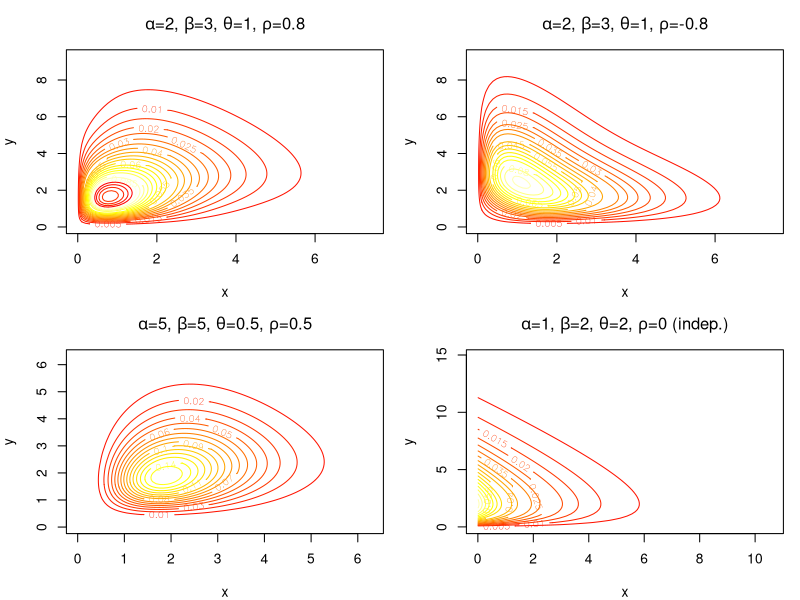
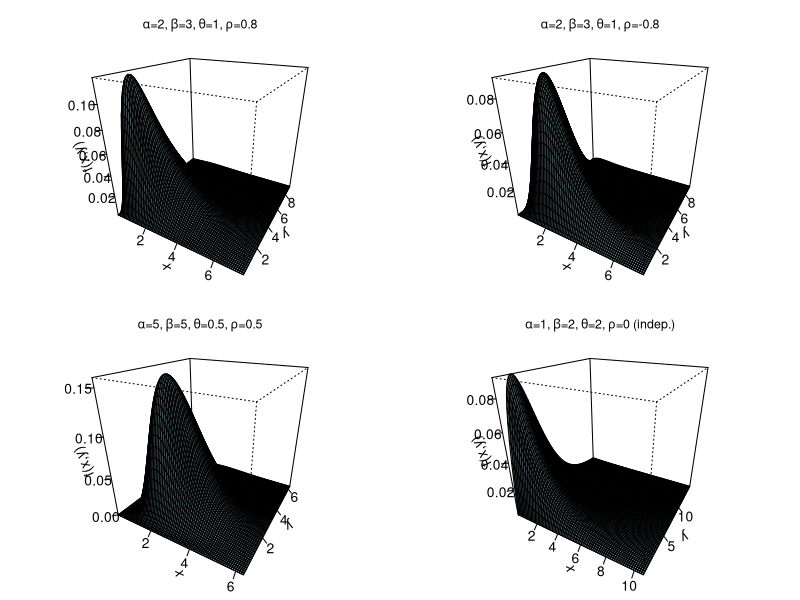
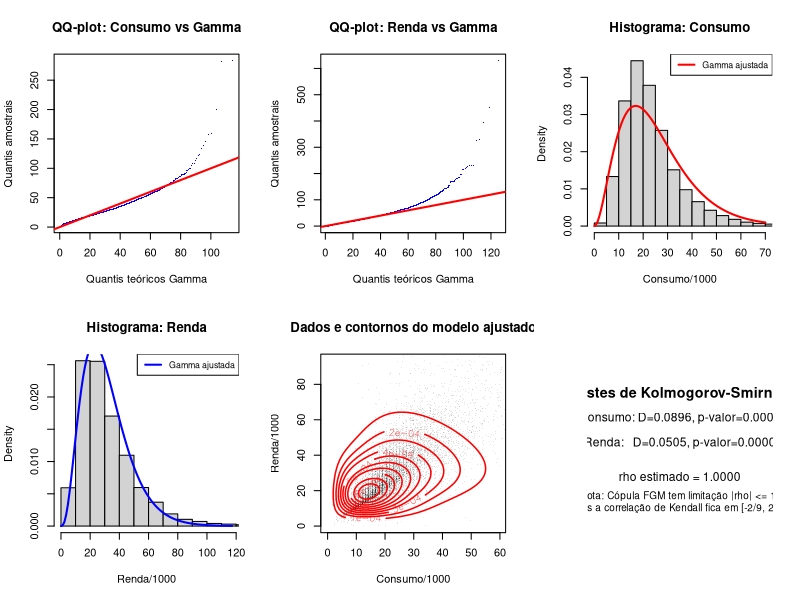

Write the R code that produced these figures, in order.
###############################################################################
## Exercício 1 - Aula 3: Métodos Multivariados e Machine Learning
## Distribuição de Morgenstern bivariada com marginais Gamma (Cópula FGM)
## Felipe Quintino (UnB) - 01/2026
###############################################################################

# ============================================================================
# ITEM (a): Função de densidade correspondente à CDF do slide 15
# ============================================================================

# A CDF bivariada (slide 14, eq. 2) é:
#   F_{X,Y}(x,y) = F_X(x)*F_Y(y)*[1 + rho*(1 - F_X(x))*(1 - F_Y(y))]
#
# onde F_X ~ Gamma(alpha, theta) e F_Y ~ Gamma(beta, theta), -1 <= rho <= 1.
#
# A cópula bivariada (slide 15) é a FGM:
#   C(u1, u2) = u1*u2*[1 + rho*(1 - u1)*(1 - u2)]
#
# A PDF bivariada é obtida pela derivada parcial mista:
#   f_{X,Y}(x,y) = d^2 F / (dx dy)
#
# Resultado:
#   f_{X,Y}(x,y) = f_X(x)*f_Y(y)*[1 + rho*(1 - 2*F_X(x))*(1 - 2*F_Y(y))]
#
# Demonstração:
#   F = u*v*[1 + rho*(1-u)*(1-v)]  onde u=F_X(x), v=F_Y(y)
#   dF/du = v*[1 + rho*(1-2u)*(1-v)]
#   d^2F/(du dv) = 1 + rho*(1-2u)*(1-2v)
#   Pela regra da cadeia: f(x,y) = f_X(x)*f_Y(y)*[1 + rho*(1-2u)*(1-2v)]

# --- Funções do modelo ---

# CDF bivariada
cdf_morgenstern <- function(x, y, alpha, beta, theta, rho) {
  u <- pgamma(x, shape = alpha, rate = 1/theta)
  v <- pgamma(y, shape = beta, rate = 1/theta)
  u * v * (1 + rho * (1 - u) * (1 - v))
}

# PDF bivariada
pdf_morgenstern <- function(x, y, alpha, beta, theta, rho) {
  fx <- dgamma(x, shape = alpha, rate = 1/theta)
  fy <- dgamma(y, shape = beta, rate = 1/theta)
  Fx <- pgamma(x, shape = alpha, rate = 1/theta)
  Fy <- pgamma(y, shape = beta, rate = 1/theta)
  fx * fy * (1 + rho * (1 - 2 * Fx) * (1 - 2 * Fy))
}

# --- Plots da PDF bivariada ---

# Configuração de grade
n_grid <- 80

# Parâmetros de exemplo
params_list <- list(
  list(alpha = 2, beta = 3, theta = 1, rho = 0.8, title = expression(paste(alpha, "=2, ", beta, "=3, ", theta, "=1, ", rho, "=0.8"))),
  list(alpha = 2, beta = 3, theta = 1, rho = -0.8, title = expression(paste(alpha, "=2, ", beta, "=3, ", theta, "=1, ", rho, "=-0.8"))),
  list(alpha = 5, beta = 5, theta = 0.5, rho = 0.5, title = expression(paste(alpha, "=5, ", beta, "=5, ", theta, "=0.5, ", rho, "=0.5"))),
  list(alpha = 1, beta = 2, theta = 2, rho = 0, title = expression(paste(alpha, "=1, ", beta, "=2, ", theta, "=2, ", rho, "=0 (indep.)")))
)

# Plot: contornos da PDF bivariada
pdf("plots_item_a.pdf", width = 12, height = 10)
par(mfrow = c(2, 2), mar = c(4, 4, 3, 1))

for (p in params_list) {
  xmax <- qgamma(0.995, shape = p$alpha, rate = 1/p$theta)
  ymax <- qgamma(0.995, shape = p$beta, rate = 1/p$theta)
  
  x_seq <- seq(0.01, xmax, length.out = n_grid)
  y_seq <- seq(0.01, ymax, length.out = n_grid)
  
  z_mat <- outer(x_seq, y_seq, function(x, y) {
    mapply(pdf_morgenstern, x, y,
           MoreArgs = list(alpha = p$alpha, beta = p$beta,
                           theta = p$theta, rho = p$rho))
  })
  
  contour(x_seq, y_seq, z_mat, nlevels = 20,
          xlab = "x", ylab = "y",
          main = p$title, col = heat.colors(20))
  title(sub = "Contornos da PDF bivariada", cex.sub = 0.8)
}
dev.off()

# Plot 3D (perspectiva)
pdf("plots_item_a_3d.pdf", width = 12, height = 10)
par(mfrow = c(2, 2), mar = c(1, 1, 3, 1))

for (p in params_list) {
  xmax <- qgamma(0.995, shape = p$alpha, rate = 1/p$theta)
  ymax <- qgamma(0.995, shape = p$beta, rate = 1/p$theta)
  
  x_seq <- seq(0.01, xmax, length.out = n_grid)
  y_seq <- seq(0.01, ymax, length.out = n_grid)
  
  z_mat <- outer(x_seq, y_seq, function(x, y) {
    mapply(pdf_morgenstern, x, y,
           MoreArgs = list(alpha = p$alpha, beta = p$beta,
                           theta = p$theta, rho = p$rho))
  })
  
  persp(x_seq, y_seq, z_mat, theta = 30, phi = 25,
        xlab = "x", ylab = "y", zlab = "f(x,y)",
        main = p$title, col = "lightblue", shade = 0.3,
        ticktype = "detailed", cex.main = 0.9)
}
dev.off()

cat("Item (a): Plots salvos em plots_item_a.pdf e plots_item_a_3d.pdf\n")


# ============================================================================
# ITEM (b): Estimadores de Máxima Verossimilhança (EMV)
# ============================================================================

# A log-verossimilhança para uma amostra (x1,y1),...,(xn,yn) é:
#
#   l(alpha, beta, theta, rho) = sum_i { log f_X(xi) + log f_Y(yi)
#                                  + log[1 + rho*(1 - 2*F_X(xi))*(1 - 2*F_Y(yi))] }
#
# Não é possível obter os EMVs explicitamente pois:
# 1) A Gamma não possui EMV em forma fechada para o parâmetro de forma (alpha, beta)
# 2) O termo da cópula FGM acopla todos os parâmetros de forma não-linear
#
# Estratégias numéricas implementadas:
#   1) optim com método Nelder-Mead (derivada-free)
#   2) optim com método L-BFGS-B (quasi-Newton com restrições de box)
#   3) optim com método BFGS (quasi-Newton sem restrições, via reparametrização)

# Função de log-verossimilhança negativa
neg_loglik <- function(par, x, y) {
  alpha <- par[1]
  beta  <- par[2]
  theta <- par[3]
  rho   <- par[4]
  
  # Restrições de domínio
  if (alpha <= 0 || beta <= 0 || theta <= 0 || abs(rho) > 1) return(1e10)
  
  fx <- dgamma(x, shape = alpha, rate = 1/theta, log = TRUE)
  fy <- dgamma(y, shape = beta, rate = 1/theta, log = TRUE)
  Fx <- pgamma(x, shape = alpha, rate = 1/theta)
  Fy <- pgamma(y, shape = beta, rate = 1/theta)
  
  copula_term <- 1 + rho * (1 - 2 * Fx) * (1 - 2 * Fy)
  
  # Verificar se o termo da cópula é positivo (condição de densidade)
  if (any(copula_term <= 0)) return(1e10)
  
  ll <- sum(fx + fy + log(copula_term))
  return(-ll)
}

# Reparametrização para otimização irrestrita (método BFGS)
# alpha = exp(phi1), beta = exp(phi2), theta = exp(phi3), rho = tanh(phi4)
neg_loglik_repar <- function(phi, x, y) {
  par <- c(exp(phi[1]), exp(phi[2]), exp(phi[3]), tanh(phi[4]))
  neg_loglik(par, x, y)
}

# Função para estimar com múltiplas estratégias
fit_morgenstern <- function(x, y, verbose = TRUE) {
  
  # Valores iniciais baseados nos momentos marginais
  mean_x <- mean(x); var_x <- var(x)
  mean_y <- mean(y); var_y <- var(y)
  
  theta0 <- (var_x / mean_x + var_y / mean_y) / 2
  alpha0 <- mean_x / theta0
  beta0  <- mean_y / theta0
  rho0   <- 0.1 * sign(cor(x, y))
  
  par0 <- c(alpha0, beta0, theta0, rho0)
  
  results <- list()
  
  # --- Estratégia 1: Nelder-Mead ---
  t1 <- system.time({
    fit1 <- tryCatch(
      optim(par0, neg_loglik, x = x, y = y, method = "Nelder-Mead",
            control = list(maxit = 10000, reltol = 1e-10)),
      error = function(e) NULL
    )
  })
  if (!is.null(fit1)) {
    results[["Nelder-Mead"]] <- list(
      par = fit1$par, loglik = -fit1$value,
      convergence = fit1$convergence, time = t1["elapsed"]
    )
  }
  
  # --- Estratégia 2: L-BFGS-B (com box constraints) ---
  t2 <- system.time({
    fit2 <- tryCatch(
      optim(par0, neg_loglik, x = x, y = y, method = "L-BFGS-B",
            lower = c(1e-4, 1e-4, 1e-4, -0.999),
            upper = c(Inf, Inf, Inf, 0.999),
            control = list(maxit = 10000)),
      error = function(e) NULL
    )
  })
  if (!is.null(fit2)) {
    results[["L-BFGS-B"]] <- list(
      par = fit2$par, loglik = -fit2$value,
      convergence = fit2$convergence, time = t2["elapsed"]
    )
  }
  
  # --- Estratégia 3: BFGS com reparametrização ---
  phi0 <- c(log(alpha0), log(beta0), log(theta0), atanh(max(-0.99, min(0.99, rho0))))
  
  t3 <- system.time({
    fit3 <- tryCatch(
      optim(phi0, neg_loglik_repar, x = x, y = y, method = "BFGS",
            control = list(maxit = 10000, reltol = 1e-10)),
      error = function(e) NULL
    )
  })
  if (!is.null(fit3)) {
    par3 <- c(exp(fit3$par[1]), exp(fit3$par[2]), exp(fit3$par[3]), tanh(fit3$par[4]))
    results[["BFGS-repar"]] <- list(
      par = par3, loglik = -fit3$value,
      convergence = fit3$convergence, time = t3["elapsed"]
    )
  }
  
  # Comparação
  if (verbose) {
    cat("\n=== Comparação de Estratégias de Otimização ===\n")
    cat(sprintf("%-15s %-40s %-15s %-10s %-10s\n",
                "Método", "Parâmetros (alpha, beta, theta, rho)",
                "log-lik", "Conv.", "Tempo(s)"))
    cat(paste(rep("-", 90), collapse = ""), "\n")
    for (name in names(results)) {
      r <- results[[name]]
      cat(sprintf("%-15s (%.4f, %.4f, %.4f, %.4f) %15.4f %5d %10.4f\n",
                  name, r$par[1], r$par[2], r$par[3], r$par[4],
                  r$loglik, r$convergence, r$time))
    }
  }
  
  # Retornar o melhor resultado
  best <- which.max(sapply(results, function(r) r$loglik))
  return(list(best = results[[best]], all = results, best_method = names(results)[best]))
}

# --- Teste com dados simulados para validar ---
set.seed(42)
n_sim <- 500
alpha_true <- 3; beta_true <- 2; theta_true <- 1; rho_true <- 0.6

# Geração via cópula FGM (algoritmo do slide 13)
u2_sim <- runif(n_sim)
v_sim  <- runif(n_sim)
a_sim  <- rho_true * (1 - 2 * u2_sim)
# Inversa condicional (slide 16)
u1_sim <- ((1 + a_sim) - sqrt((1 + a_sim)^2 - 4 * a_sim * v_sim)) / (2 * a_sim)
# Tratar caso rho = 0 (a = 0)
u1_sim[a_sim == 0] <- v_sim[a_sim == 0]

x_sim <- qgamma(u1_sim, shape = alpha_true, rate = 1/theta_true)
y_sim <- qgamma(u2_sim, shape = beta_true, rate = 1/theta_true)

cat("\n--- Validação com dados simulados ---\n")
cat(sprintf("Parâmetros verdadeiros: alpha=%.1f, beta=%.1f, theta=%.1f, rho=%.1f\n",
            alpha_true, beta_true, theta_true, rho_true))
fit_sim <- fit_morgenstern(x_sim, y_sim)
cat(sprintf("Melhor método: %s\n", fit_sim$best_method))


# ============================================================================
# ITEM (c): Aplicação aos dados de income-consumption
# ============================================================================

cat("\n\n=== ITEM (c): Dados de income-consumption ===\n")

# Carregar dados
rfam  <- read.csv("rfam08.csv")    # Y = renda
risfam <- read.csv("risfam08.csv") # C = consumo

# Merge pelo identificador da família
dados <- merge(rfam[, c("nquest", "Y")], risfam[, c("nquest", "C")], by = "nquest")
colnames(dados) <- c("nquest", "income", "consumption")

# Remover entradas com valores negativos ou nulos
dados <- dados[dados$income > 0 & dados$consumption > 0, ]
cat(sprintf("Número de famílias após limpeza: %d\n", nrow(dados)))

# Estatísticas descritivas
cat("\n--- Estatísticas descritivas ---\n")
cat(sprintf("Renda:    min=%.2f, mediana=%.2f, média=%.2f, max=%.2f, sd=%.2f\n",
            min(dados$income), median(dados$income), mean(dados$income),
            max(dados$income), sd(dados$income)))
cat(sprintf("Consumo:  min=%.2f, mediana=%.2f, média=%.2f, max=%.2f, sd=%.2f\n",
            min(dados$consumption), median(dados$consumption), mean(dados$consumption),
            max(dados$consumption), sd(dados$consumption)))
cat(sprintf("Correlação de Pearson: %.4f\n", cor(dados$income, dados$consumption)))

# Escalonar os dados para evitar problemas numéricos (dividir por 1000)
x_data <- dados$consumption / 1000
y_data <- dados$income / 1000

cat(sprintf("\nDados escalados (/ 1000):\n"))
cat(sprintf("Consumo/1000: média=%.4f, sd=%.4f\n", mean(x_data), sd(x_data)))
cat(sprintf("Renda/1000:   média=%.4f, sd=%.4f\n", mean(y_data), sd(y_data)))

# Ajuste do modelo FGM-Gamma
cat("\n--- Ajustando modelo de Morgenstern bivariado com marginais Gamma ---\n")
fit_data <- fit_morgenstern(x_data, y_data)

# Parâmetros estimados
par_hat <- fit_data$best$par
alpha_hat <- par_hat[1]
beta_hat  <- par_hat[2]
theta_hat <- par_hat[3]
rho_hat   <- par_hat[4]

cat(sprintf("\nParâmetros estimados (melhor método: %s):\n", fit_data$best_method))
cat(sprintf("  alpha = %.6f\n", alpha_hat))
cat(sprintf("  beta  = %.6f\n", beta_hat))
cat(sprintf("  theta = %.6f\n", theta_hat))
cat(sprintf("  rho   = %.6f\n", rho_hat))
cat(sprintf("  log-verossimilhança = %.4f\n", fit_data$best$loglik))

# --- Critérios de informação ---
n <- nrow(dados)
k <- 4  # número de parâmetros
ll_max <- fit_data$best$loglik

AIC_val <- -2 * ll_max + 2 * k
BIC_val <- -2 * ll_max + k * log(n)

cat(sprintf("\n--- Critérios de Informação ---\n"))
cat(sprintf("  AIC = %.4f\n", AIC_val))
cat(sprintf("  BIC = %.4f\n", BIC_val))

# --- Análise da qualidade do ajuste ---

# 1) Verificação das marginais: QQ-plot contra Gamma ajustada
pdf("plots_item_c.pdf", width = 14, height = 10)
par(mfrow = c(2, 3))

# QQ-plot marginal X (consumo)
q_x <- sort(x_data)
p_x <- (1:n) / (n + 1)
q_x_theo <- qgamma(p_x, shape = alpha_hat, rate = 1/theta_hat)
plot(q_x_theo, q_x, pch = ".", col = "blue",
     xlab = "Quantis teóricos Gamma", ylab = "Quantis amostrais",
     main = "QQ-plot: Consumo vs Gamma")
abline(0, 1, col = "red", lwd = 2)

# QQ-plot marginal Y (renda)
q_y <- sort(y_data)
q_y_theo <- qgamma(p_x, shape = beta_hat, rate = 1/theta_hat)
plot(q_y_theo, q_y, pch = ".", col = "blue",
     xlab = "Quantis teóricos Gamma", ylab = "Quantis amostrais",
     main = "QQ-plot: Renda vs Gamma")
abline(0, 1, col = "red", lwd = 2)

# 2) Histograma marginal do consumo com densidade ajustada
hist(x_data, breaks = 60, prob = TRUE, col = "lightgray",
     main = "Histograma: Consumo", xlab = "Consumo/1000", xlim = c(0, quantile(x_data, 0.99)))
curve(dgamma(x, shape = alpha_hat, rate = 1/theta_hat), add = TRUE, col = "red", lwd = 2)
legend("topright", "Gamma ajustada", col = "red", lwd = 2, cex = 0.8)

# 3) Histograma marginal da renda com densidade ajustada
hist(y_data, breaks = 60, prob = TRUE, col = "lightgray",
     main = "Histograma: Renda", xlab = "Renda/1000", xlim = c(0, quantile(y_data, 0.99)))
curve(dgamma(x, shape = beta_hat, rate = 1/theta_hat), add = TRUE, col = "blue", lwd = 2)
legend("topright", "Gamma ajustada", col = "blue", lwd = 2, cex = 0.8)

# 4) Scatterplot com contornos do modelo ajustado
x_range <- seq(0.01, quantile(x_data, 0.98), length.out = 80)
y_range <- seq(0.01, quantile(y_data, 0.98), length.out = 80)

z_fit <- outer(x_range, y_range, function(x, y) {
  mapply(pdf_morgenstern, x, y,
         MoreArgs = list(alpha = alpha_hat, beta = beta_hat,
                         theta = theta_hat, rho = rho_hat))
})

plot(x_data, y_data, pch = ".", col = rgb(0, 0, 0, 0.1),
     xlab = "Consumo/1000", ylab = "Renda/1000",
     main = "Dados e contornos do modelo ajustado",
     xlim = range(x_range), ylim = range(y_range))
contour(x_range, y_range, z_fit, nlevels = 15, add = TRUE, col = "red", lwd = 1.5)

# 5) CDF empírica bivariada vs teórica (avaliada em pontos da grade)
# Teste de Kolmogorov-Smirnov para cada marginal
ks_x <- ks.test(x_data, "pgamma", shape = alpha_hat, rate = 1/theta_hat)
ks_y <- ks.test(y_data, "pgamma", shape = beta_hat, rate = 1/theta_hat)

plot.new()
plot.window(xlim = c(0, 1), ylim = c(0, 1))
text(0.5, 0.8, "Testes de Kolmogorov-Smirnov", cex = 1.3, font = 2)
text(0.5, 0.65, sprintf("Consumo: D=%.4f, p-valor=%.4f", ks_x$statistic, ks_x$p.value), cex = 1.1)
text(0.5, 0.50, sprintf("Renda:   D=%.4f, p-valor=%.4f", ks_y$statistic, ks_y$p.value), cex = 1.1)
text(0.5, 0.30, sprintf("rho estimado = %.4f", rho_hat), cex = 1.1)
text(0.5, 0.15, paste("Nota: Cópula FGM tem limitação |rho| <= 1,\n",
                       "mas a correlação de Kendall fica em [-2/9, 2/9]."),
     cex = 0.9)

dev.off()

cat("\nPlots salvos em plots_item_c.pdf\n")

# --- Discussão sobre a adequação do modelo ---
cat("\n--- Discussão sobre a adequação do modelo ---\n")
cat(sprintf("Correlação de Pearson nos dados: %.4f\n", cor(x_data, y_data)))
cat(sprintf("Correlação de Kendall nos dados: %.4f\n", cor(x_data, y_data, method = "kendall")))
cat(sprintf("\nLimitação da cópula FGM:\n"))
cat(sprintf("  A cópula FGM captura apenas dependência fraca.\n"))
cat(sprintf("  O tau de Kendall teórico fica em [-2/9, 2/9] ≈ [-0.222, 0.222].\n"))
cat(sprintf("  Se a dependência nos dados for mais forte, o modelo pode não ser adequado.\n"))

tau_data <- cor(x_data, y_data, method = "kendall")
if (abs(tau_data) > 2/9) {
  cat(sprintf("\n  ATENÇÃO: tau de Kendall dos dados (%.4f) excede o limite da FGM (2/9 ≈ 0.222).\n", tau_data))
  cat(sprintf("  O modelo FGM-Gamma pode NÃO ser adequado para estes dados.\n"))
  cat(sprintf("  Recomenda-se considerar cópulas com dependência mais forte\n"))
  cat(sprintf("  (e.g., Clayton, Frank, Gumbel) ou o modelo Unit-Fréchet do artigo.\n"))
} else {
  cat(sprintf("\n  O tau de Kendall dos dados (%.4f) está dentro do limite da FGM.\n", tau_data))
  cat(sprintf("  O modelo pode ser adequado.\n"))
}

cat("\n=== Fim do Exercício 1 ===\n")
